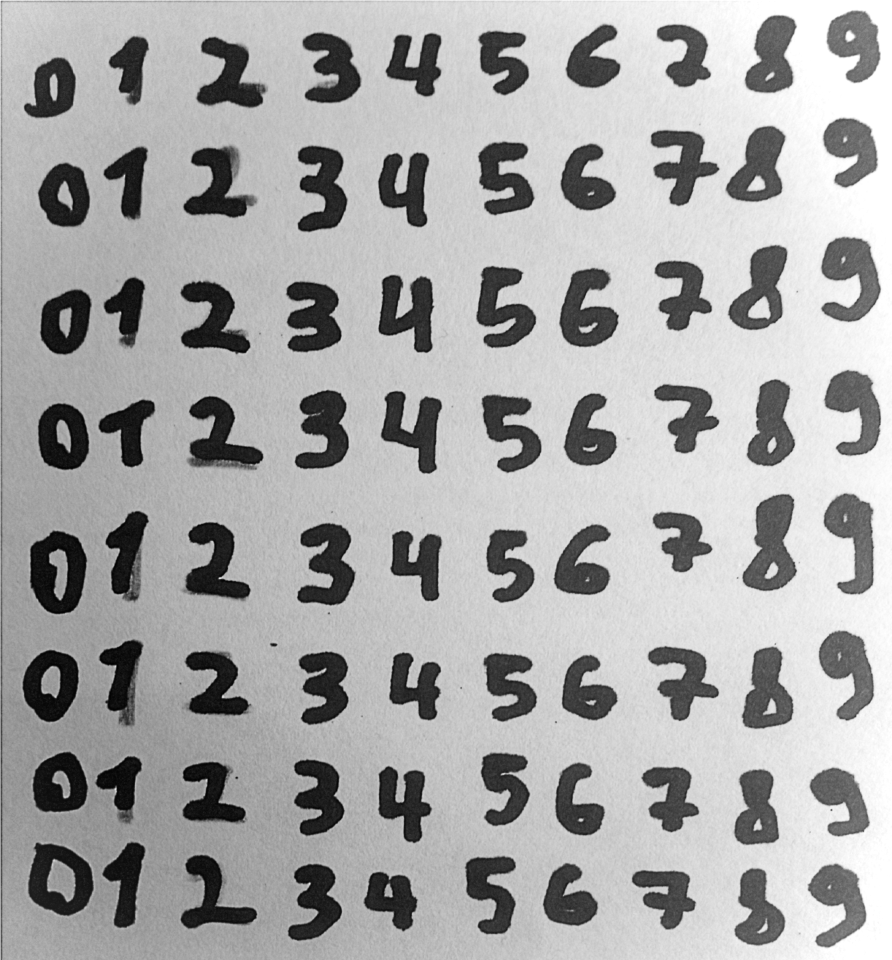
%> input picture training4.png, 1784 x 1920 px (shown at 1/2 size)
$ octave vaizdo_atpazinimas.m   (GNU Octave 9; MATLAB toolbox functions it lacks are replaced by stand-ins)
%> lines starting %> are read from the running program, lines starting %| are printed output that depends on the picture; in (x1, y1, x2, y2) boxes, pixels count from 0 and x2, y2 are one past the last pixel; in counts of white or black regions, pixels touching at a corner belong together; the program's own positions count from 1
### pozymiai_raidems_atpazinti_begraph.m
function pozymiai = pozymiai_raidems_atpazinti_begraph(pavadinimas, pvz_eiluciu_sk, display)
%> called with pavadinimas = 'training4.png', pvz_eiluciu_sk = 8, display = false
%%  pozymiai = pozymiai_raidems_atpazinti(pavadinimas, pvz_eiluciu_sk)
% Features = pozymiai_raidems_atpazinti(image_file_name, Number_of_symbols_lines)
% taikymo pavyzdys:
% pozymiai = pozymiai_raidems_atpazinti('test_data.png', 8);
% example of function use:
% Feaures = pozymiai_raidems_atpazinti('test_data.png', 8);
%%
% Vaizdo su pavyzdþiais nuskaitymas | Read image with written symbols

%display=0;
V = imread(pavadinimas);
%> V is the input picture: size 1920x1784x3 uint8; min 0, max 255, mean 167.7
if display
    figure(12), imshow(V)
end
%% Raidþiø iðkirpimas ir sudëliojimas á kintamojo 'objektai' celes |
%% Perform segmentation of the symbols and write into cell variable
% RGB image is converted to grayscale
V_pustonis = rgb2gray(V);
% vaizdo keitimo dvejetainiu slenkstinës reikðmës paieðka
% a threshold value is calculated for binary image conversion
slenkstis = graythresh(V_pustonis);
%> slenkstis = 0.502
% pustonio vaizdo keitimas dvejetainiu
% a grayscale image is converte to binary image
V_dvejetainis = imbinarize(V_pustonis,slenkstis);
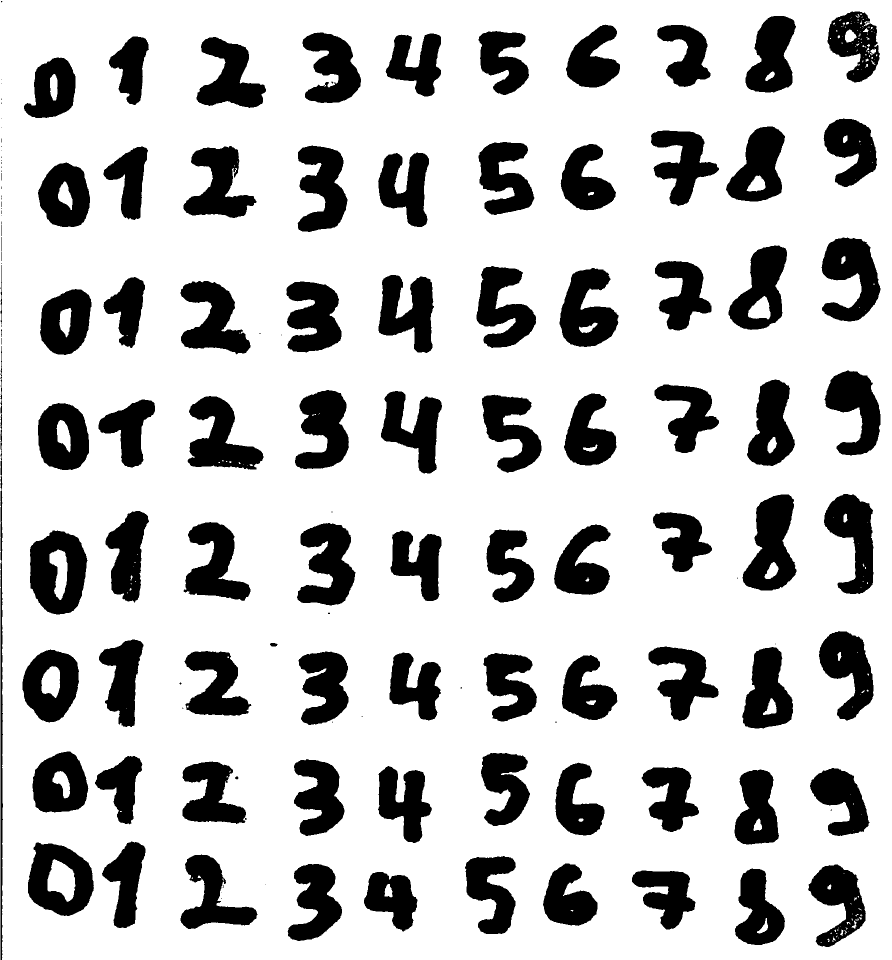
%> V_dvejetainis: size 1920x1784 logical (shown at 1/2 size); 77.5% white; 137 black regions (51 under 20 px), largest, box (x1, y1, x2, y2) and area: (60, 1061, 175, 1229) 13072, (1485, 989, 1593, 1181) 12871, (594, 1046, 711, 1211) 11869
% rezultato atvaizdavimas
% show the resulting image
if display
figure(1), imshow(V_dvejetainis)
end
% vaizde esanèiø objektø kontûrø paieðka
% search for the contour of each object
V_konturais = edge(uint8(V_dvejetainis));
%> V_konturais: size 1920x1784 logical; 2% white in thin lines or dots
% rezultato atvaizdavimas
% show the resulting image
if display
figure(2),imshow(V_konturais)
end
% objektø kontûrø uþpildymas
% fill the contours
se = strel('square',7); % struktûrinis elementas uþpildymui
V_uzpildyti = imdilate(V_konturais, se);
%> V_uzpildyti: size 1920x1784 logical; 12.2% white; 147 white regions, largest, box (x1, y1, x2, y2) and area: (0, 439, 10, 1920) 12185, (1651, 19, 1763, 169) 9194, (1613, 1725, 1735, 1898) 7084
% rezultato atvaizdavimas
% show the result
if display
figure(3),imshow(V_uzpildyti)
end
% tuðtumø objetø viduje uþpildymas
% fill the holes
V_vientisi= imfill(V_uzpildyti,'holes');
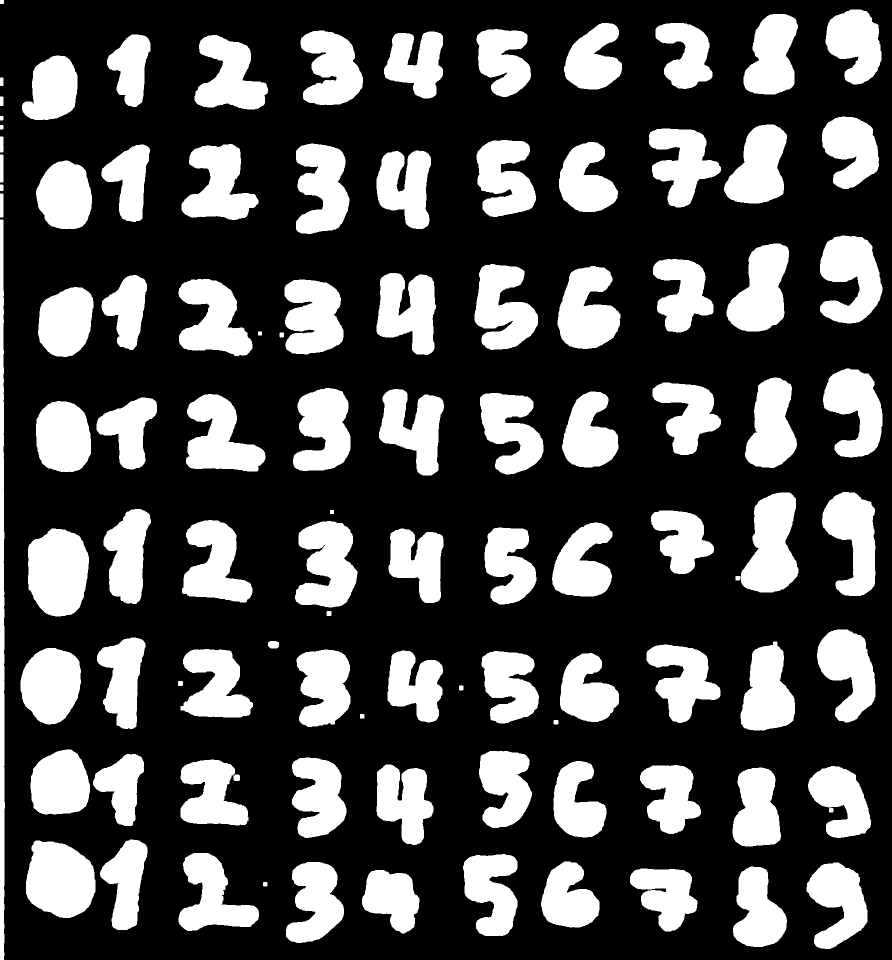
%> V_vientisi: size 1920x1784 logical (shown at 1/2 size); 28.9% white; 103 white regions
% rezultato atvaizdavimas
% show the result
if display
figure(4),imshow(V_vientisi)
end
% vientisø objektø dvejetainiame vaizde numeravimas
% set labels to binary image objects
[O_suzymeti Skaicius] = bwlabel(V_vientisi);
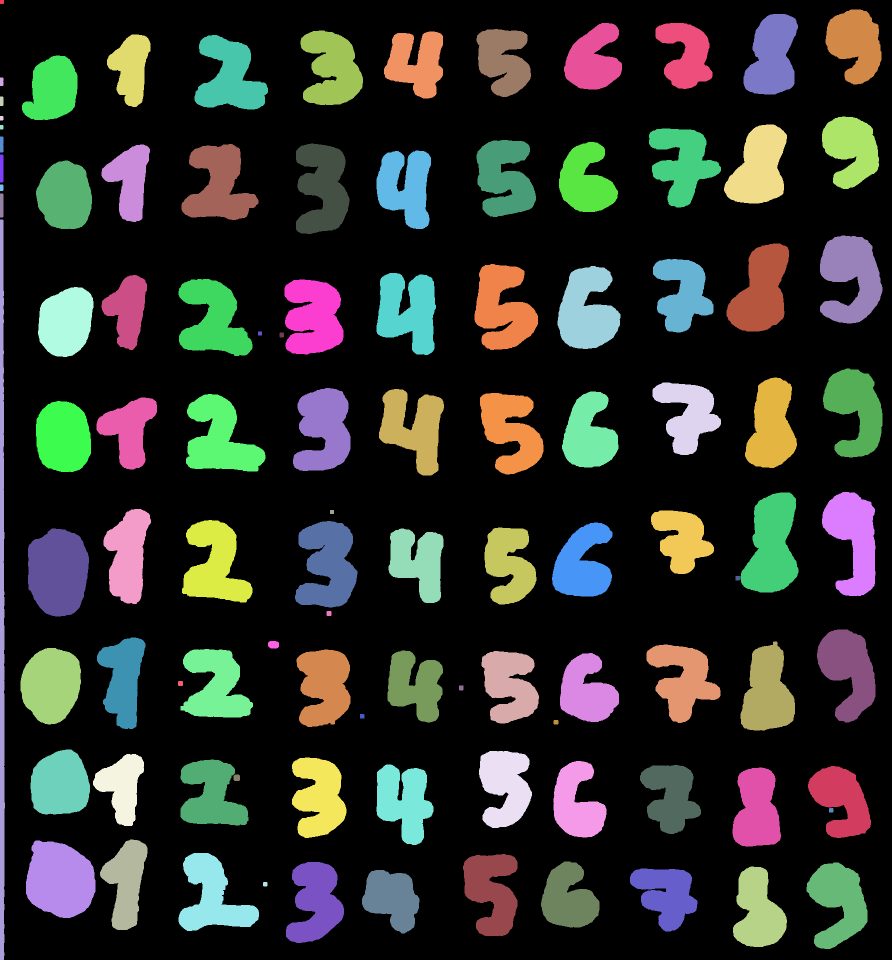
%> O_suzymeti: size 1920x1784 double (shown at 1/2 size); 104 distinct labels, from 0 to 103; one colour per label, 0 black
%> Skaicius = 103
% apskaièiuojami objektø dvejetainiame vaizde poþymiai
% calculate features for each symbol
O_pozymiai = regionprops(O_suzymeti);
%> O_pozymiai = 103 regions; largest, box (x1, y1, x2, y2), Area and Centroid: (56, 1057, 178, 1233) 17381 [116.9 1144.7], (52, 1681, 191, 1836) 16804 [120.4 1760.1], (1481, 985, 1597, 1185) 15899 [1544.3 1092.1], (590, 1042, 715, 1215) 14932 [656.1 1130.1], (1640, 471, 1765, 647) 14772 [1702.9 555.6]
% nuskaitomos poþymiø - objektø ribø koordinaèiø - reikðmës
% find/read the bounding box of the symbol
O_ribos = [O_pozymiai.BoundingBox];
%> O_ribos = 412 values, max 1764.5 at index 150, min 0.5 at index 1, mean 468.1
% kadangi ribà nusako 4 koordinatës, pergrupuojame reikðmes
% change the sequence of values, describing the bounding box
O_ribos = reshape(O_ribos,[4 Skaicius]); % Skaicius - objektø skaièius
%> O_ribos = 103 columns, first 8: [0.5 0.5 0.5 0.5 0.5 0.5 0.5 0.5; 0.5 155.5 193.5 232.5 250.5 273.5 309.5 369.5; 8 7 7 7 7 7 7 7; 8 17 19 9 9 32 56 13]
% nuskaitomos poþymiø - objektø masës centro koordinaèiø - reikðmës
% reag the mass center coordinate
O_centras = [O_pozymiai.Centroid];
%> O_centras = 206 values, max 1822.7 at index 178, min 3.9 at index 7, mean 878.2
% kadangi centrà nusako 2 koordinatës, pergrupuojame reikðmes
% group center coordinate values
O_centras = reshape(O_centras,[2 Skaicius]);
%> O_centras = 103 columns, first 8: [4.44 3.92 3.95 3.9 3.9 3.96 3.98 3.93; 4.44 164 203 237 255 289.5 337.5 376]
O_centras = O_centras';
%> O_centras = 103 rows, first 12: [4.44 4.44; 3.92 164; 3.95 203; 3.9 237; 3.9 255; 3.96 289.5; 3.98 337.5; 3.93 376; 3.98 411.5; 4.65 1211.2; 102.8 1370.2; 105.7 179.8]
% pridedamas kiekvienam objektui vaize numeris (treèias stulpelis ðalia koordinaèiø)
% set the label/number for each object in the image
O_centras(:,3) = 1:Skaicius;
% surûðiojami objektai pagal x koordinatæ - stulpelá
% arrange objects according to the column number
O_centras = sortrows(O_centras,2);
%> O_centras = 103 rows, first 12: [4.44 4.44 1; 1711.6 88.22 102; 1373 110 85; 1544.9 113.3 93; 1187.1 119.7 77; 1007.5 121.3 63; 833.6 126.5 57; 262.8 136.3 26; 664.8 138.3 48; 460.2 154.1 35; 3.92 164 2; 105.7 179.8 12]
% rûðiojama atsiþvelgiant á pavyzdþiø eiluèiø ir raidþiø skaièiø
% sort accordign to the number of rows and number of symbols in the row
raidziu_sk = Skaicius/pvz_eiluciu_sk;
%> raidziu_sk = 12.88
for k = 1:pvz_eiluciu_sk
    O_centras((k-1)*raidziu_sk+1:k*raidziu_sk,:) = ...
        sortrows(O_centras((k-1)*raidziu_sk+1:k*raidziu_sk,:),3);
end
%> after the loop, O_centras = 103 rows, first 12: [4.44 4.44 1; 3.92 164 2; 105.7 179.8 12; 262.8 136.3 26; 460.2 154.1 35; 664.8 138.3 48; 833.6 126.5 57; 1007.5 121.3 63; 1187.1 119.7 77; 1373 110 85; 1544.9 113.3 93; 1711.6 88.22 102]
% ið dvejetainio vaizdo pagal objektø ribas iðkerpami vaizdo fragmentai
% cut the symbol from initial image according to the bounding box estimated in binary image
for k = 1:Skaicius
    objektai{k} = imcrop(V_dvejetainis,O_ribos(:,O_centras(k,3)));
end
%> this loop made 103 passes
%> after the loop, objektai = 103 items
% vieno ið vaizdo fragmentø atvaizdavimas
% show one of the symbol's image
if display
figure(5),
for k = 1:Skaicius
   subplot(pvz_eiluciu_sk,raidziu_sk,k), imshow(objektai{k})
end
end
% vaizdo fragmentai apkerpami, panaikinant fonà ið kraðtø (pagal staèiakampá)
% image segments are cutt off
for k = 1:Skaicius % Skaicius = 88, jei yra 88 raidës
    V_fragmentas = objektai{k};
    % nustatomas kiekvieno vaizdo fragmento dydis
    % estimate the size of each segment
    [aukstis, plotis] = size(V_fragmentas);

    % 1. Baltø stulpeliø naikinimas
    % eliminate white spaces
    % apskaièiuokime kiekvieno stulpelio sumà
    stulpeliu_sumos = sum(V_fragmentas,1);
    % naikiname tuos stulpelius, kur suma lygi aukðèiui
    V_fragmentas(:,stulpeliu_sumos == aukstis) = [];
    % perskaièiuojamas objekto dydis
    [aukstis, plotis] = size(V_fragmentas);
    % 2. Baltø eiluèiø naikinimas
    % apskaièiuokime kiekvienos seilutës sumà
    eiluciu_sumos = sum(V_fragmentas,2);
    % naikiname tas eilutes, kur suma lygi ploèiui
    V_fragmentas(eiluciu_sumos == plotis,:) = [];
    objektai{k}=V_fragmentas;% áraðome vietoje neapkarpyto
end
%> this loop made 103 passes
%> (stulpeliu_sumos, eiluciu_sumos) on passes 1, 14, 15, 26, 43, 44: ([9 9 6 7 8 9 9 9 9], [3; 3; 0; 1; 2; 3; 3; 3; 3]), ([10 10 9 10 10 10 10 10], [1; 1; 1; 1; 0; 1; 1; 1; 1; 1]), ([10 10 9 10 10 10 10 10], [1; 1; 1; 1; 0; 1; 1; 1; 1; 1]), ([14 14 9 14 14 14 14 14], [1; 1; 1; 1; 0; 0; 0; 0; 0; 1; 1; 1; 1; 1]), ([9 9 9 7 7 9 9 9 9], [2; 2; 2; 0; 0; 2; 2; 2; 2]), ([11 11 11 11 9 11 11 11 11 11], [1; 1; 1; 1; 0; 0; 1; 1; 1; 1; 1])
%> pass 3, in pozymiai_raidems_atpazinti_begraph, `V_fragmentas = objektai{k};`:
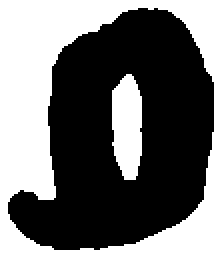
%> V_fragmentas: size 130x112 logical (shown 2 times larger); 44.6% white; 2 white regions, box (x1, y1, x2, y2) and area: (0, 0, 112, 130) 5844, (56, 37, 71, 90) 654
%> after the loop:
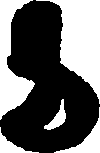
%> V_fragmentas: size 153x100 logical; 40.1% white; 5 white regions, box (x1, y1, x2, y2) and area: (36, 0, 100, 104) 3112, (0, 0, 35, 120) 1928, (54, 107, 100, 153) 543, (0, 127, 39, 153) 290, (44, 99, 66, 130) 257
% vieno ið vaizdo fragmentø atvaizdavimas
% show the segment
if display
figure(6),
for k = 1:Skaicius
   subplot(pvz_eiluciu_sk,raidziu_sk,k), imshow(objektai{k})
end
end
%%
%% Suvienodiname vaizdo fragmentø dydþius iki 70x50
%% Make all segments of the same size 70x50
for k=1:Skaicius
    V_fragmentas=objektai{k};
    V_fragmentas_7050=imresize(V_fragmentas,[70,50]);
    % padalinkime vaizdo fragmentà á 10x10 dydþio dalis
    % divide each image into 10x10 size segments
    for m=1:7
        for n=1:5
            % apskaièiuokime kiekvienos dalies vidutiná ðviesumà
            % calculate an average intensity for each 10x10 segment
            Vid_sviesumas_eilutese=sum(V_fragmentas_7050((m*10-9:m*10),(n*10-9:n*10)));
            Vid_sviesumas((m-1)*5+n)=sum(Vid_sviesumas_eilutese);
        end
    end
    % 10x10 dydþio dalyje maksimali ðviesumo galima reikðmë yra 100
    % normuokime ðviesumo reikðmes intervale [0, 1]
    % perform normalization
    Vid_sviesumas = ((100-Vid_sviesumas)/100);
    % rezultatà (poþmius) neuronø tinklui patogiau pateikti stulpeliu
    % transform features into column-vector
    Vid_sviesumas = Vid_sviesumas(:);
    % iðsaugome apskaièiuotus poþymius á bendrà kintamàjá
    % save all fratures into single variable
    pozymiai{k} = Vid_sviesumas;
end
%> this loop made 103 passes
%> pass 1, in pozymiai_raidems_atpazinti_begraph, `V_fragmentas_7050=imresize(V_fragmentas,[70,50]);`:
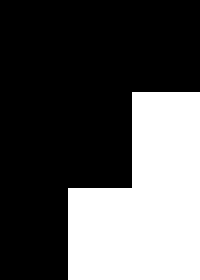
%> V_fragmentas_7050: size 70x50 logical (shown 4 times larger); 33.3% white; 1 white region, box (x1, y1, x2, y2) and area: (17, 23, 50, 70) 1167
%> pass 3, in pozymiai_raidems_atpazinti_begraph, `V_fragmentas_7050=imresize(V_fragmentas,[70,50]);`:
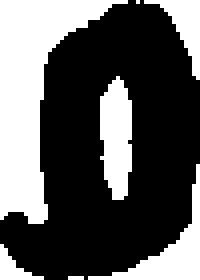
%> V_fragmentas_7050: size 70x50 logical (shown 4 times larger); 35.7% white; 7 white regions (2 under 20 px), largest, box (x1, y1, x2, y2) and area: (0, 0, 32, 56) 721, (25, 19, 33, 50) 195, (22, 41, 50, 70) 187, (36, 0, 50, 20) 102, (0, 61, 11, 70) 41
%> after the loop, Vid_sviesumas = 35 values, max 1 at index 7, min 0 at index 5, mean 0.602; pozymiai = 103 items

### vaizdo_atpazinimas.m
close all;
clear;
clc;


neuron_min=10;
neuron_max=30;


%training pozymiu apskaiciavimas
pozymiai_tinklo_mokymui = pozymiai_raidems_atpazinti_begraph('training4.png', 8,false);
%> pozymiai_tinklo_mokymui = 103 items


%test pozymiu apskaiciavimas
names={'0102','1745','4321','5678','7452','69','72','3333','1678'};
test_len=9;%test len
for i=1:test_len
    pavadinimas = strcat(names{i},'.png');
    %disp(pavadinimas);
    test_pozymiai{i}= pozymiai_raidems_atpazinti_begraph(pavadinimas, 1,0);
%> the run ends on the next line
